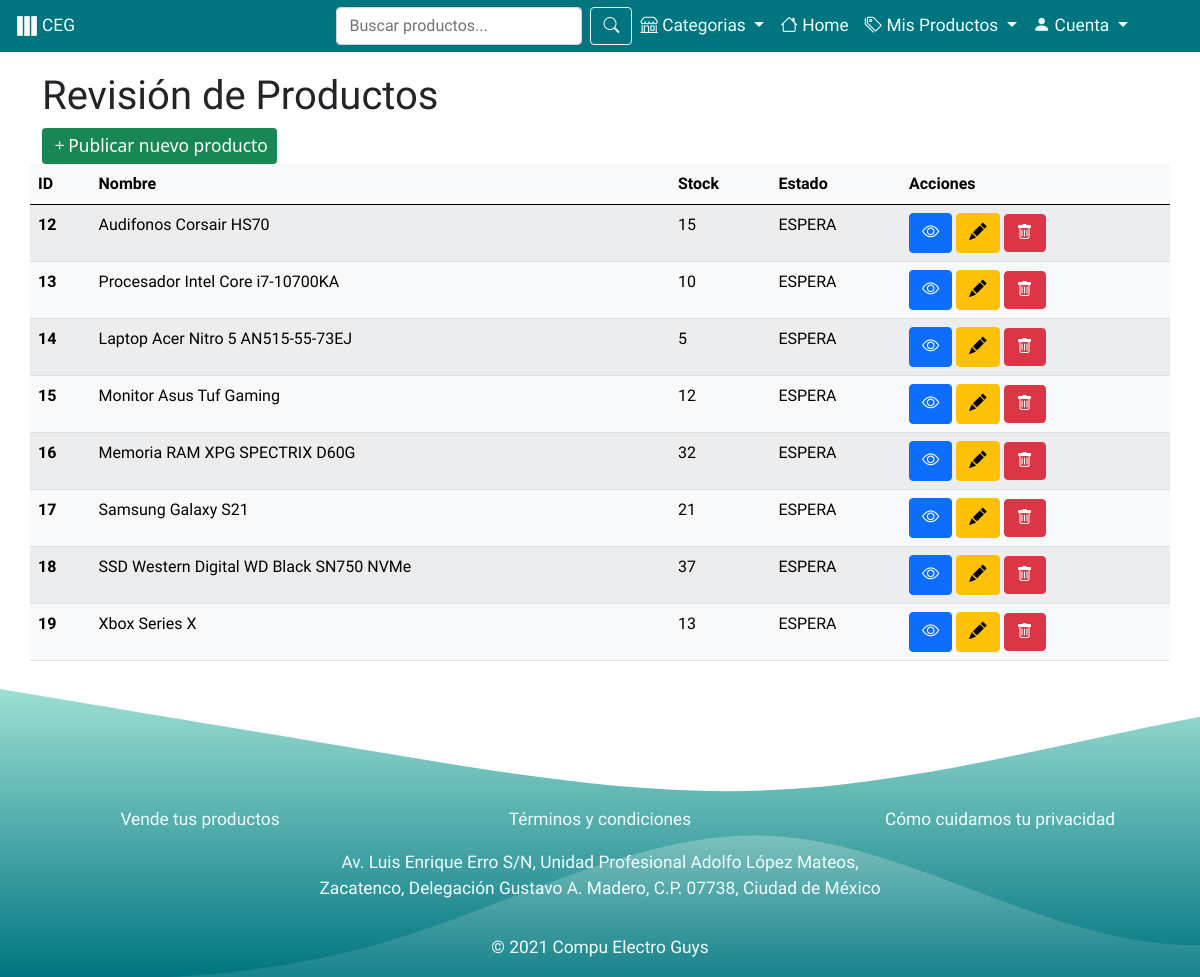
Page /html/productosVendedor.php (signed in) on the committed database.
### tables this page shows
CREATE TABLE `catalogodeproductos` (
  `id` int(11) NOT NULL,
  `vendedor_id` int(11) NOT NULL,
  `producto_id` int(11) NOT NULL,
  `avgcalificacion` int(11) DEFAULT NULL,
  `precio` double(9,2) NOT NULL
);

CREATE TABLE `producto` (
  `id` int(11) NOT NULL,
  `nombre` varchar(45) NOT NULL,
  `stock` int(11) NOT NULL,
  `estado` varchar(45) DEFAULT NULL,
  `calificacion` int(11) DEFAULT NULL,
  `listacategorias_id` int(11) NOT NULL,
  `descripcion_id` int(11) NOT NULL
);

### html/productosVendedor.php (the view, shortened to what this page needs)
<!DOCTYPE html>
<html>
<head>
    <link href="https://cdn.jsdelivr.net/npm/bootstrap@5.0.1/dist/css/bootstrap.min.css" rel="stylesheet">
    <link rel="stylesheet" href="https://cdn.jsdelivr.net/npm/bootstrap-icons@1.5.0/font/bootstrap-icons.css">
    <link rel="stylesheet" href="../css/navbar.css">
    <link rel="stylesheet" href="../css/verDetalles.css">
    <link rel="stylesheet" href="../css/adminTables.css">
</head>
<body>
    <?php
        if($_SESSION == NULL){
            header('location:./login.php');
        }
        elseif($_SESSION['privilegio'] == 'Vendedor'){
            require '../assets/navs/headerVendedor.php';
        }
	?>
    <div class="position-fixed bottom-0 end-0 p-3" style="z-index: 5">
    </div>
	<main class="contenedor">
		<div class="container details-product">
	        <div class="row justify-content-md-center">
                <h1>Revisión de Productos</h1>
                <div class="d-grid gap-2 d-md-block">
                    <a href="./registrarProductoNuevo.php" class='btn btn-success btn-sm'>
                    <i class='bi bi-plus'></i>Publicar nuevo producto</a>
                </div>
                <table class="table table-light table-striped">
                    <thead>
                      <tr>
                        <th scope="col">ID</th>
                        <th scope="col">Nombre</th>
                        <th scope="col">Stock</th>
                        <th scope="col">Estado</th>
                        <th scope="col">Acciones</th>
                      </tr>
                    </thead>
                    <tbody>
						<?php
						require '../assets/connections/database.php';
						$id_vendedor = $_SESSION['id_comprador'];
						$sentencia = "SELECT cptos.id, pto.nombre, pto.stock, pto.estado FROM catalogodeproductos cptos, producto pto
						WHERE cptos.producto_id = pto.id AND vendedor_id = '$id_vendedor'";
						$ejecutar = $con->query($sentencia);
						while ($datos = $ejecutar->fetch_assoc()) {
							$id = $datos['id'];
							$nombre = $datos['nombre'];
							$stock = $datos['stock'];
							$estado = $datos['estado'];
							echo "<tr>";
							echo "<th scope='row'>$id</th>";
							echo "<td>$nombre</th>";
							echo "<td>$stock</th>";
							echo "<td>$estado</th>";
							echo "<td>
								<a href='verDetalles.php?id_producto=$id' class='btn btn-primary' title='Vista previa del Producto'><i class='bi bi-eye'></i></a>
								<a href='editarProducto.html?id=$id' type='button' class='btn btn-warning' title='Editar Producto' id='liveToastBtnAprobar'><i class='bi bi-pencil-fill'></i></a>
								<button type='button' class='btn btn-danger' title='Eliminar Producto' data-bs-toggle='modal' data-bs-target='#exampleModal'>
                                	<i class='bi bi-trash'></i>
                            	</button> </td>";
							echo "</tr>";
						  }
						?>
                    </tbody>
                </table>
	        </div>
	    </div>
    </main>
    <?php
        require '../assets/navs/footer.php';
	 ?>
</body>
</html>

### css/navbar.css (style rules this page uses)
html { min-height: 100%; position: relative; }
body { margin-bottom: 300px; }
footer p, a { font-size: 13pt !important; }

### css/verDetalles.css (style rules this page uses)
.details-product { margin-top: 20px; }
h1 { display: inline-block; }

### css/adminTables.css (style rules this page uses)
h1, h2, h3, table { font-family: 'Inconsolata', monospace; }

### rows in the picture
catalogodeproductos: id "12", producto.nombre "Audifonos Corsair HS70", producto.stock "15", producto.estado "ESPERA"
catalogodeproductos: id "13", producto.nombre "Procesador Intel Core i7-10700KA", producto.stock "10", producto.estado "ESPERA"
catalogodeproductos: id "14", producto.nombre "Laptop Acer Nitro 5 AN515-55-73EJ", producto.stock "5", producto.estado "ESPERA"
catalogodeproductos: id "15", producto.nombre "Monitor Asus Tuf Gaming", producto.stock "12", producto.estado "ESPERA"
catalogodeproductos: id "16", producto.nombre "Memoria RAM XPG SPECTRIX D60G", producto.stock "32", producto.estado "ESPERA"
catalogodeproductos: id "17", producto.nombre "Samsung Galaxy S21", producto.stock "21", producto.estado "ESPERA"
catalogodeproductos: id "18", producto.nombre "SSD Western Digital WD Black SN750 NVMe", producto.stock "37", producto.estado "ESPERA"
catalogodeproductos: id "19", producto.nombre "Xbox Series X", producto.stock "13", producto.estado "ESPERA"
